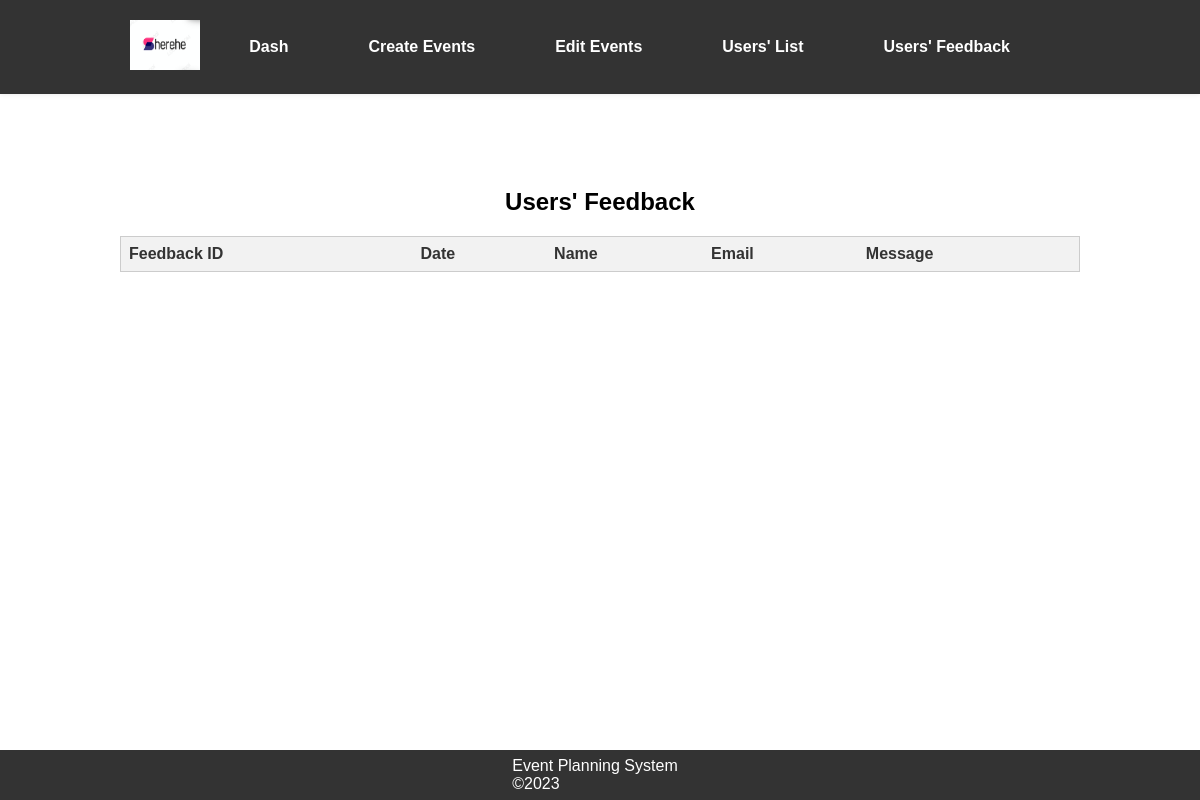
/admin/view_feedback.php, run on an earlier commit of the app's database.
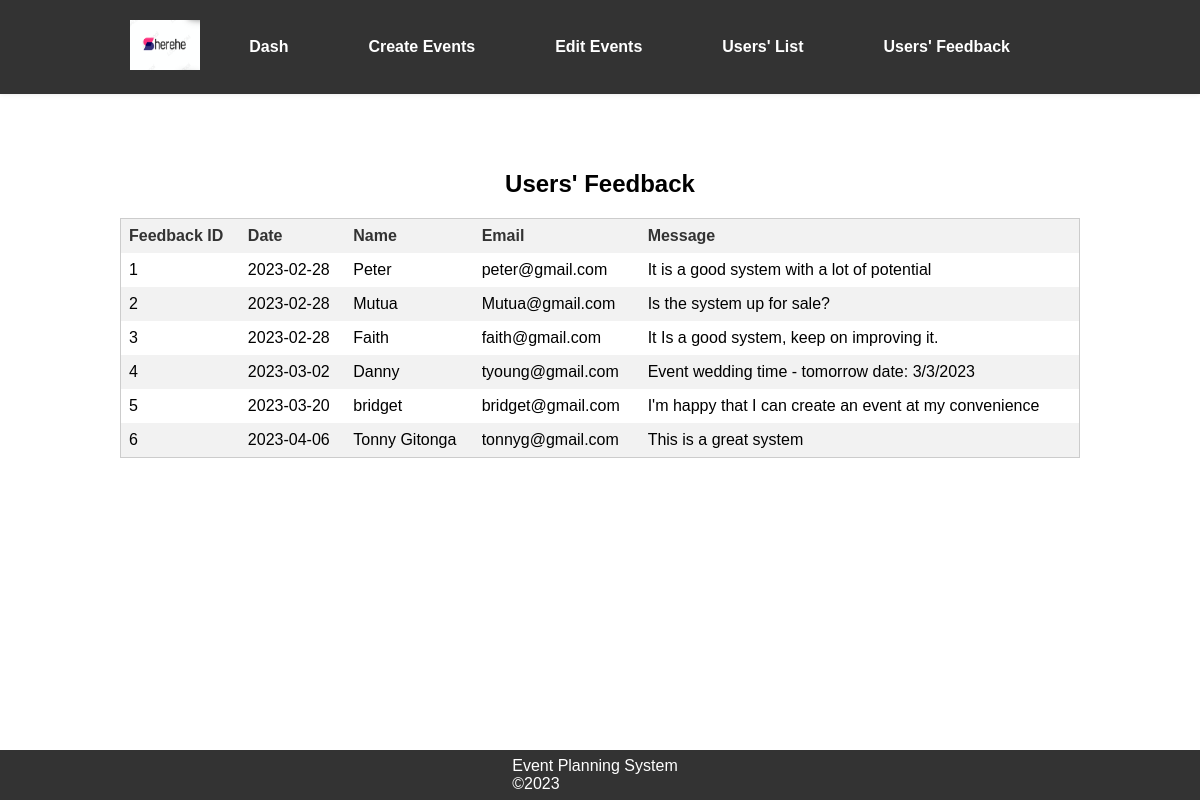
And on a later commit of the database.
### tables this page shows
CREATE TABLE `feedback` (
  `Feedback_ID` int(11) NOT NULL,
  `name` text NOT NULL,
  `email` text NOT NULL,
  `topic` text NOT NULL,
  `message` text NOT NULL,
  `date` date NOT NULL
);

### admin/view_feedback.php (the view, shortened to what this page needs)
<!DOCTYPE html>
<html>
<head>
    <link rel="stylesheet" href="view_feedback.css">
</head>
<body>
    <header>
        <nav>
            <a href="../index.php"><img src="../images/logo.png" alt="Sherehe logo"></a>
            <ul>
                <li><a href="admin_dash.php">Dash</a></li>
                <li><a href="insertion.php">Create Events</a></li>
                <li><a href="view_events.php">Edit Events</a></li>
                <li><a href="users_details.php">Users' List</a></li>
                <li><a href="view_feedback.php">Users' Feedback</a></li>
            </ul>
        </nav>
    </header>
    <main>
        <table>
            <caption>Users' Feedback</caption>
            <thead>
                <tr>
                    <th>Feedback ID</th>
                    <th>Date</th>
                    <th>Name</th>
                    <th>Email</th>
                    <th>Message</th>
                </tr>
            </thead>
            <tbody>
                <?php
                $servername = "localhost";
                $username = "root";
                $password = "";
                $dbname = "sherehe";
                $conn = mysqli_connect($servername, $username, $password, $dbname);
                $sql = "SELECT * FROM feedback";
                $result = mysqli_query($conn, $sql);
                if (mysqli_num_rows($result) > 0) {
                    while ($row = mysqli_fetch_assoc($result)) {
                        echo "<tr><td>" . $row["Feedback_ID"] . "</td><td>" . $row["date"] . "</td><td>" . $row["name"] . "</td><td>" . $row["email"] . "</td><td>" . $row["message"] . "</td></tr>";
                    }
                } else {
                    echo "0 results";
                }
                ?>
            </tbody>
        </table>
    </main>
    <footer>
        <ul class="info">
            <li>Event Planning System <br> ©2023</li>
        </ul>
    </footer>
</body>
</html>

### admin/view_feedback.css (style rules this page uses)
body { margin: 0; font-family: Arial, sans-serif; font-size: 16px; padding: 0; display: flex; flex-direction: column; min-height: 100vh; }
main { flex: 1; }
a { color: white; text-decoration: none; }
header { background-color: #333; box-shadow: 0px 0px 5px rgba(0, 0, 0, 0.1); position: fixed; top: 0; left: 0; right: 0; z-index: 999; }
nav { display: flex; justify-content: space-between; align-items: center; max-width: 960px; margin: 0 auto; padding: 10px; }
nav ul { display: flex; list-style: none; margin: 0; padding: 0; }
nav li { margin-right: 60px; }
nav a { font-weight: bold; transition: color 0.3s ease-in-out; background-color: #333; padding: 10px; }
nav img { width: 70px; height: 50px; }
table { border-collapse: collapse; width: 80%; margin: 150px auto 0; border: 1px solid #ccc; }
th, td { text-align: left; padding: 8px; }
th { background-color: #f2f2f2; color: #333; }
tr:nth-child(even) { background-color: #f2f2f2; }
caption { font-size: 24px; font-weight: bold; text-align: center; margin: 20px 0; color: black; }
footer { margin-top: auto; background-color: #333; color: #fff; display: flex; justify-content: center; align-items: center; height: 50px; position: absolute; bottom: 0; width: 100%; }
.info { display: flex; list-style: none; margin: 0; padding: 0; }
.info li { margin-right: 10px; }

What changed in the data, as far as the page shows it:
added feedback: Feedback_ID "1", date "2023-02-28", name "Peter", email "peter@gmail.com", message "It is a good system with a lot of potential"
added feedback: Feedback_ID "2", date "2023-02-28", name "Mutua", email "Mutua@gmail.com", message "Is the system up for sale?"
added feedback: Feedback_ID "3", date "2023-02-28", name "Faith", email "faith@gmail.com", message "It Is a good system, keep on improving it."
added feedback: Feedback_ID "4", date "2023-03-02", name "Danny", email "tyoung@gmail.com", message "Event wedding time - tomorrow date: 3/3/2023"
added feedback: Feedback_ID "5", date "2023-03-20", name "bridget", email "bridget@gmail.com", message "I'm happy that I can create an event at my convenience"
added feedback: Feedback_ID "6", date "2023-04-06", name "Tonny Gitonga", email "tonnyg@gmail.com", message "This is a great system"
